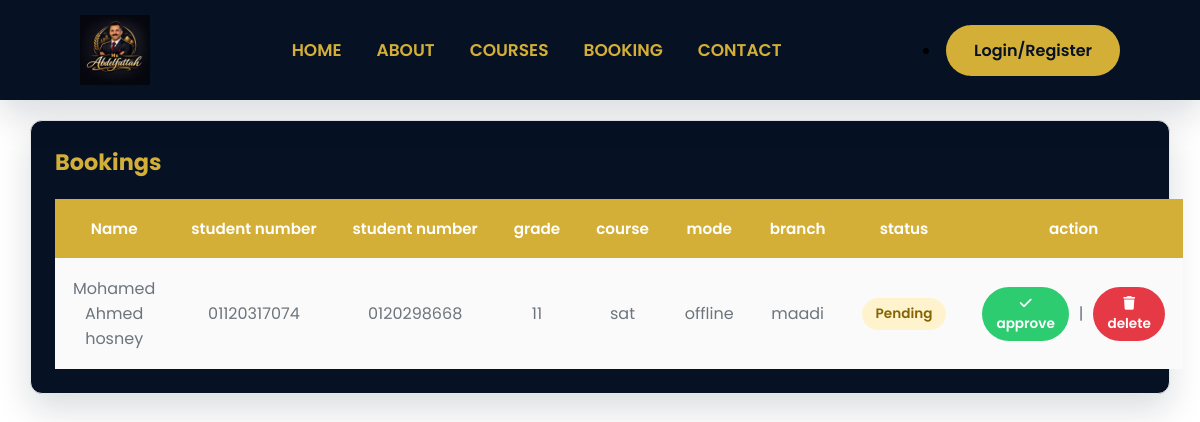
Page /admin/booking on the committed database.
### models/booking.py (models this page shows)
class Booking(db.Model):
    __tablename__ ="bookings"
    id = db.Column(db.Integer, primary_key=True)
    student_name = db.Column(db.String(100), nullable=False)
    student_number = db.Column(db.String(20), nullable=False)
    parent_number = db.Column(db.String(20), nullable=False)
    grade = db.Column(db.String(10), nullable=False)
    course_id = db.Column(db.Integer, db.ForeignKey("course.id"), nullable=False )
    schedule_id = db.Column(db.Integer, db.ForeignKey("schedule.id"), nullable=False )
    branch_id = db.Column(db.Integer, db.ForeignKey("branches.id"), nullable=False )
    mode = db.Column(db.String(20), nullable=False)
    status = db.Column(db.String(20), default="pending" ,nullable=False)
    branch = db.relationship("Branch", backref="bookings")
    course = db.relationship("Course", backref="bookings")
    schedule = db.relationship("Schedule", backref="bookings")

### models/course.py (models this page shows)
class Course(db.Model):
    id = db.Column(db.Integer, primary_key=True)
    title = db.Column(db.String(150), nullable=False)
    description = db.Column(db.Text, nullable=False)
    course_type = db.Column(db.String(20), nullable=False)
    image = db.Column(db.String(255), nullable=True)
    is_active = db.Column(db.Boolean, default=True)

### models/branch.py (models this page shows)
class Branch(db.Model):
    __tablename__ = "branches"
    id = db.Column(db.Integer, primary_key=True)
    name = db.Column(db.String(100), nullable=True ,unique=True)
    schedule = db.relationship("Schedule", backref="branch", lazy=True, cascade="all,delete")

### routes/booking.py (the view)
@booking.route("/admin/booking", methods=["POST", "GET"])
def admin_booking():
    bookings = Booking.query.all()
    return render_template("admin/bookings.html" ,booking=bookings, name="Bookings")

### templates/admin/bookings.html
{% extends "base.html" %}
{% block body %}
<div class="admin-container">
    <div class="card-admin">
        <div class="card-header">
            <h2 class="card-title">Bookings</h2>
        </div>
        <div class="card-body">
            <div class="table=container">
                <table class="admin-table">
                    <thead>
                        <tr>
                         <th>Name</th>
                         <th>student number</th>
                         <th>student number</th>
                         <th>grade</th>
                         <th>course</th>
                         <th> mode</th>
                         <th>branch</th>
                         <th>status</th>
                         <th>action</th>
                        </tr>
                    </thead>
                    <tbody>
                        {%for booking in booking%}
                         <tr>
                          <td>{{booking.student_name }}</td>
                          <td>{{booking.student_number }}</td>
                          <td>{{booking.parent_number }}</td>
                          <td>{{booking.grade }}</td>
                          <td>{{booking.course.title }}</td>
                          <td>{{booking.mode }}</td>
                          <td>{{booking.branch.name }}</td>
                          <td>
                             {%if booking.status == "pending"%}
                                <span class="badge badge-warning">Pending</span>
                             {%else%}
                                <span class=" badge badge-success">Approved</span>
                             {%endif%}
                            </td>
                            <td>
                                <div class="table-action">
                                    {%if booking.status == "pending"%}
                                        <a href="{{ url_for('booking.approve_booking', booking_id=booking.id)}}" class="btn btn-success btn-sm">
                                        <i class="fa-solid fa-check"></i>
                                            approve
                                        </a>
                                    {%else%}
                                        approved
                                    {%endif%}
                                    |
                                    <a href="{{ url_for('booking.delete_booking', booking_id=booking.id)}}" class="btn btn-danger btn-sm">
                                        <i class="fa-solid fa-trash"></i>
                                        delete
                                    </a>
                                </div>
                            </td>
                         </tr>
                        {%endfor%}
                    </tbody>
                </table>
            </div>
        </div>
    </div>
</div>
{%endblock%}

### static/css/style.css (style rules this page uses)
:root { --primary-color:#061123; --secondary-color:#d4af37; --background-color:#dee2e6; --white:#ffffff; --black:#000000; --dark-light:#14213d; --gray:#6c757d; --light-gray:#ced4da; --border-color:#adb5bd; --success:#2ecc71; --danger:#e63946; --warning:#fca311; --card-bg:#ffffff; --card-hover:#f9f9fa; --button-primary:#fca311; --button-hover:#d98c00; --button-dark:#061123; --shadow:0 15px 35px rgba(6, 17, 35,.15); --radius:10px; --trnasition:.35s ease; }
* { margin: 0; padding: 0; box-sizing: border-box; }
body { font-family: 'poppins', sans-serif; background: var(--white); color: var(--black); overflow-x: hidden; }
a { text-decoration: none; color: inherit; }
.btn { display: inline-block; padding:15px 35px; background: var(--primary-color); color: var(--white); border-radius: 50px; font-weight: 600; transition: var(--trnasition); }

### static/css/admin.css (style rules this page uses)
:root { --primary-color:#061123; --secondary-color:#d4af37; --background-color:#dee2e6; --white:#ffffff; --black:#000000; --dark-light:#14213d; --gray:#6c757d; --light-gray:#ced4da; --border-color:#adb5bd; --success:#2ecc71; --danger:#e63946; --warning:#fca311; --shadow:0 15px 35px rgba(6, 17, 35,.15); --radius:12px; --transition:.35s ease; }
* { margin: 0; padding: 0; box-sizing: border-box; }
body { background: var(--white); color: var(--black); overflow-x: hidden; }
.admin-container { padding-top: 80px; width: 95%; max-width: 1400px; margin: 40px auto; }
.card-admin { width: 100%; background: var(--primary-color); border: 1px solid #E5E7EB; border-radius: var(--radius); box-shadow: var(--shadow); padding: 24PX; transition: var(--transition); }
.card-header { display: flex; justify-content: space-between; align-items: center; margin-bottom: 20px; }
.card-title { font-size: 1.4rem; font-weight: 700; color: var(--secondary-color); }
.card-body { width: 100%; }
.btn-success { background:var(--success) ; color: var(--white); }
.btn-danger { background:var(--danger) ; color: var(--white); }
.btn-sm { padding: 7px 14px; font-size: 0.85rem; }
.admin-table { width: 100%; border-collapse: collapse; background: white; }
.admin-table thead { width: 100%; background: var(--secondary-color); color: var(--white); }
.admin-table th { padding: 18px; text-align: center; font-size: 0.95rem; font-weight: 600; white-space: nowrap; vertical-align: middle; }
.admin-table td { text-align: center; padding: 18px; border-bottom: 1px solid #E5E7EB; color: var(--gray); vertical-align: middle; }
.admin-table tbody tr { transition: var(--transition); }
.admin-table tbody tr { background: #fafafa; }
.admin-table tbody tr:last-child td { border-bottom: none; }
.table-action { display: flex; align-items: center; gap: 10px; }
.badge { display: inline-flex; align-items: center; justify-content: center; padding: 6px 14px; border-radius: 999px; font-size: 0.85rem; font-weight: 600; }
.badge-warning { background: #fff3cd; color: #856404; }

### rows in the picture
Booking: student_name "Mohamed Ahmed hosney", student_number "01120317074", parent_number "0120298668", grade "11", course "sat", mode "offline", branch.name "maadi", status "Pending"
